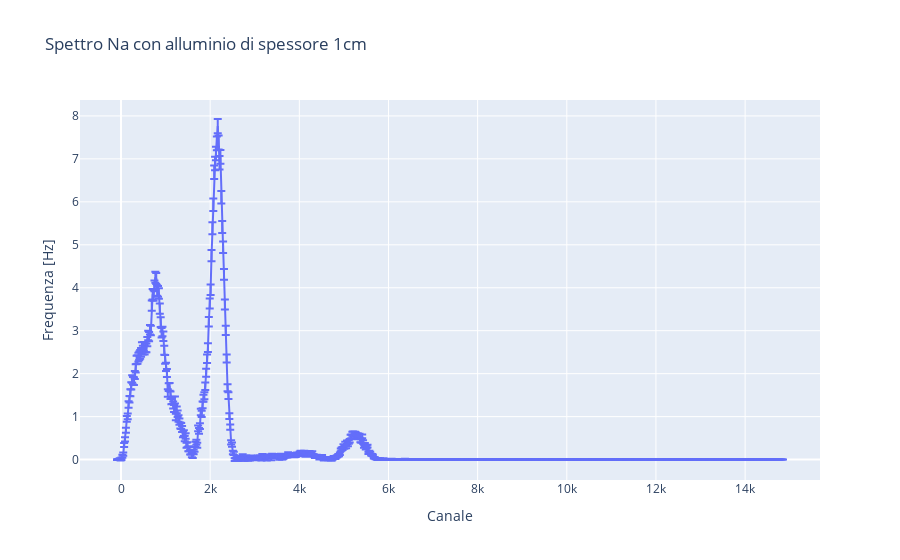

Here is the notebook cell this chart was saved with:
### Code cell
'''

    ARIA 1cm

'''

segnale_1cm = pd.read_csv(r'C:\Users\Black\Desktop\Esperimentazioni di Nucleare e Subnucleare\SiPM\Spettrometria Gamma\BGO\Aria\Data\1cm.csv', sep=' \t', engine='python')
channel_1 = np.array(segnale_1cm['Channel'])
counts_1 = np.array(segnale_1cm['Counts'])

# calculating frequency and removing background noise
N = 16
frequency_1 = frequency_converter(counts_1, time_signal=300)
background_1 = SNIP_algorithm(frequency_1[0], iterations=N)

frequency_1 = (frequency_1[0] - background_1, frequency_1[1])


# plot
fig = px.line(x=channel_1, y=frequency_1[0], error_y=frequency_1[1], title='Spettro Na con alluminio di spessore 1cm', labels={'x':'Canale', 'y':'Frequenza [Hz]'})
fig.show()


# fit
ls = LeastSquares(channel_1, frequency_1[0], frequency_1[1], func2)
m = Minuit(ls, A1=2000, mu1=2200, sigma1=200, A2=100, mu2=1790, sigma2=50)
ls.mask = (channel_1 > 1650) & (channel_1 < 2500)
m.limits = [(0, None), (0, None), (0, None), (0, 2000), (1500, 2000), (0, None)]
m.migrad()
m.hesse()
display(m)

freq_integral = []
channel_integral = []
integral_extremes = [1600, 2600]
for i in range(len(channel_1)):
    if channel_1[i] > integral_extremes[0] and channel_1[i] < integral_extremes[1]:
        freq_integral.append(frequency_1[0][i])
        channel_integral.append(channel_1[i])

print(f'Area picco con integrale trapezoidale: {np.trapz(freq_integral, channel_integral):.2f}')
print(f'Area picco con integrale fit: {m.values["A1"]:.2f} ± {m.errors["A1"]:.2f}')

intensità_511KeV.append(m.values['A1']+m.values['A2'])
intensità_trapz_511KeV.append(np.trapz(freq_integral, channel_integral))
err_intensità_511KeV.append(np.sqrt(m.errors['A1']**2+m.errors['A2']**2))

# calcolo errore sistematico DOWN
frequency_1 = frequency_converter(counts_1, time_signal=300)
background_1 = SNIP_algorithm(frequency_1[0], iterations=N+1)
frequency_1 = (frequency_1[0] - background_1, frequency_1[1])

ls = LeastSquares(channel_1, frequency_1[0], frequency_1[1], func2)
m = Minuit(ls, A1=2000, mu1=2200, sigma1=200, A2=100, mu2=1790, sigma2=50)
ls.mask = (channel_1 > 1650) & (channel_1 < 2500)
m.migrad()
m.hesse()
display(m)

area_down = m.values['A1'] + m.values['A2']
print(f'Area picco con integrale fit: {area_down:.2f}')

# calcolo errore sistematico UP
frequency_1 = frequency_converter(counts_1, time_signal=300)
background_1 = SNIP_algorithm(frequency_1[0], iterations=N-1)
frequency_1 = (frequency_1[0] - background_1, frequency_1[1])

ls = LeastSquares(channel_1, frequency_1[0], frequency_1[1], func2)
m = Minuit(ls, A1=2000, mu1=2200, sigma1=200, A2=100, mu2=1790, sigma2=50)
ls.mask = (channel_1 > 1650) & (channel_1 < 2500)
m.migrad()
m.hesse()
display(m)

area_up = m.values['A1'] + m.values['A2']
print(f'Area picco con integrale fit: {area_up:.2f}')

err_sistematico = abs(area_up - area_down)/2
err_sistematico_511KeV.append(err_sistematico)
print(f'Errore statistico: {m.errors["A1"]:.2f}')
print(f'Errore sistematico: {err_sistematico:.2f}')

### Figure 1 — Plotly figure (JSON) as saved in the notebook; plotly's stock layout.template omitted (floating-point values rounded to 4 significant figures; data arrays with more than 128 entries replaced by an {"elided": "..."} marker saying what was removed)
{"data": [{"error_y": {"array": {"elided": "748 float values"}}, "hovertemplate": "Canale=%{x}<br>Frequenza [Hz]=%{y}<extra></extra>", "legendgroup": "", "line": {"color": "#636efa", "dash": "solid"}, "marker": {"symbol": "circle"}, "mode": "lines", "name": "", "orientation": "v", "showlegend": false, "type": "scatter", "x": {"elided": "748 int values"}, "xaxis": "x", "y": {"elided": "748 float values"}, "yaxis": "y"}], "layout": {"legend": {"tracegroupgap": 0}, "title": {"text": "Spettro Na con alluminio di spessore 1cm"}, "xaxis": {"anchor": "y", "domain": [0, 1], "title": {"text": "Canale"}}, "yaxis": {"anchor": "x", "domain": [0, 1], "title": {"text": "Frequenza [Hz]"}}}}
